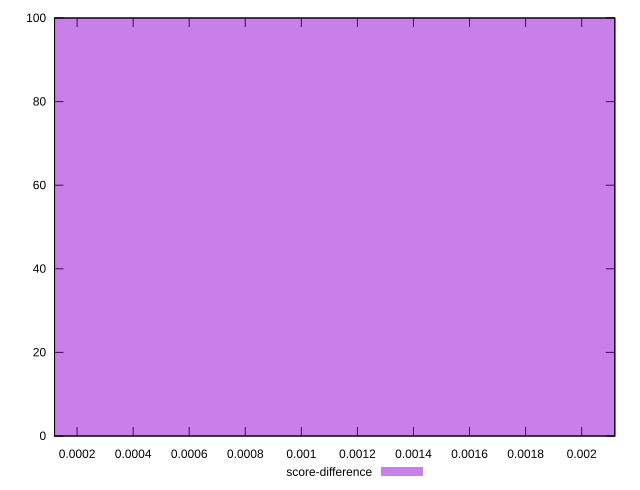

Write gnuplot code to recreate this figure.
reset

$scoreDifference <<EOF
0 100
EOF

set key outside below
set boxwidth 0.1
set xrange [0.00011952785310276326:0.002118261462144555]
set yrange [0:100]
set trange [0:100]
set style fill transparent solid 0.5 noborder
set terminal svg size 640, 490 enhanced background rgb 'white'
set output "reprap/dom-size/samples/pages/score-difference/histogram.svg"

plot $scoreDifference title "score-difference" with boxes

reset
